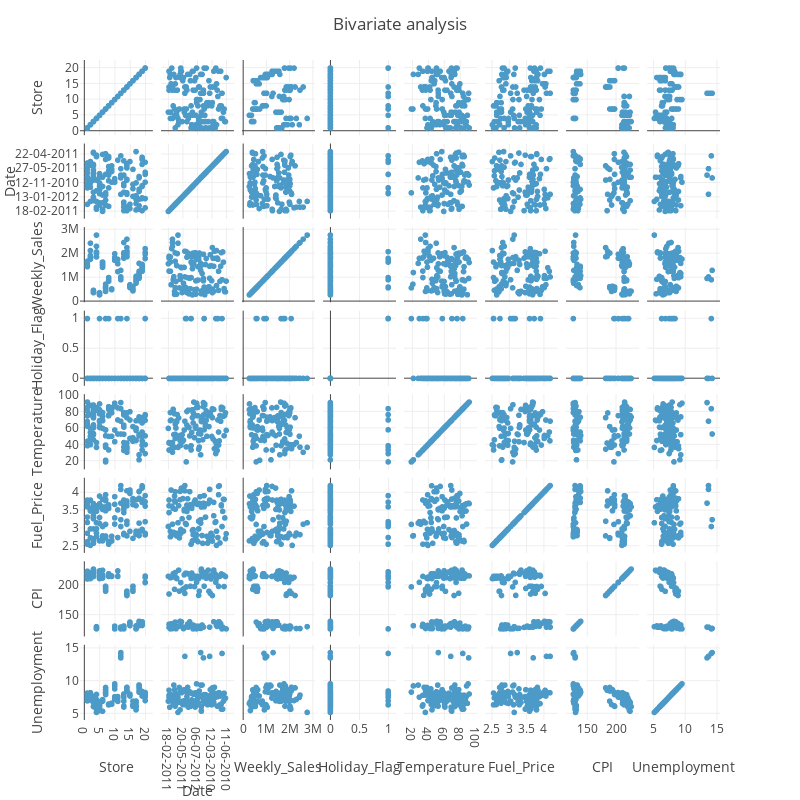

Notebook code cell kept with this figure:
### Markdown cell above
### Visualizing pairwise dependencies between variables

### Code cell
# Visualize pairwise dependencies
fig = px.scatter_matrix(df)
fig.update_layout(
        title = go.layout.Title(text = "Bivariate analysis", x = 0.5), showlegend = False, 
            autosize=False, height=800, width = 800)
fig.show()

### Figure 1 — Plotly figure (JSON) as saved in the notebook; plotly's stock layout.template omitted (floating-point values rounded to 4 significant figures; data arrays with more than 128 entries replaced by an {"elided": "..."} marker saying what was removed)
{"data": [{"dimensions": [{"axis": {"matches": true}, "label": "Store", "values": {"elided": "150 str values"}}, {"axis": {"matches": true}, "label": "Date", "values": {"elided": "150 str values"}}, {"axis": {"matches": true}, "label": "Weekly_Sales", "values": {"elided": "150 float values"}}, {"axis": {"matches": true}, "label": "Holiday_Flag", "values": {"elided": "150 int values"}}, {"axis": {"matches": true}, "label": "Temperature", "values": {"elided": "150 float values"}}, {"axis": {"matches": true}, "label": "Fuel_Price", "values": {"elided": "150 float values"}}, {"axis": {"matches": true}, "label": "CPI", "values": {"elided": "150 float values"}}, {"axis": {"matches": true}, "label": "Unemployment", "values": {"elided": "150 float values"}}], "hovertemplate": "%{xaxis.title.text}=%{x}<br>%{yaxis.title.text}=%{y}<extra></extra>", "legendgroup": "", "marker": {"color": "#4B9AC7", "symbol": "circle"}, "name": "", "showlegend": false, "type": "splom"}], "layout": {"autosize": false, "dragmode": "select", "height": 800, "legend": {"tracegroupgap": 0}, "margin": {"t": 60}, "showlegend": false, "title": {"text": "Bivariate analysis", "x": 0.5}, "width": 800}}
